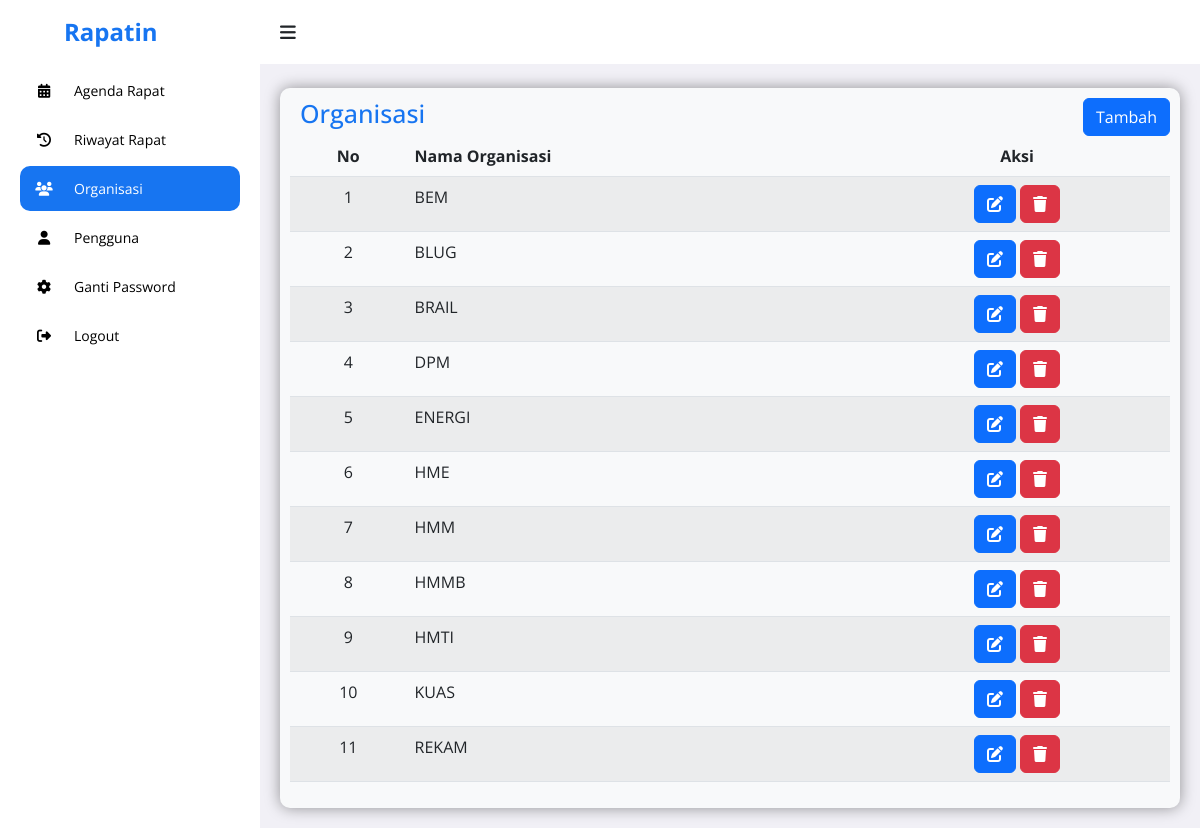
The page /admin/organisasi.php (signed in) on the database its author committed.
### tables this page shows
CREATE TABLE `organisasi` (
  `id_organisasi` int NOT NULL,
  `nama_organisasi` varchar(255) NOT NULL
);

### admin/organisasi.php (the view, shortened to what this page needs)
<?php
include '../php/koneksi.php';
$sql = "SELECT id_organisasi, nama_organisasi FROM organisasi ORDER BY nama_organisasi ASC";
$result = $koneksi->query($sql);
$organisasi = [];
if ($result->num_rows > 0) {
    while ($row = $result->fetch_assoc()) {
        $organisasi[] = $row;
    }
}
?>
<!DOCTYPE html>
<html lang="en">
<head>
    <link rel="stylesheet" href="https://cdnjs.cloudflare.com/ajax/libs/font-awesome/6.4.0/css/all.min.css">
    <link rel="stylesheet" href="https://cdn.jsdelivr.net/npm/bootstrap@5.2.3/dist/css/bootstrap.min.css">
    <link rel="stylesheet" href="https://cdn.datatables.net/2.3.4/css/dataTables.bootstrap5.css">
    <link rel="stylesheet" href="https://unpkg.com/aos@next/dist/aos.css" />
    <link rel="stylesheet" href="https://cdn.datatables.net/responsive/2.3.4/css/responsive.bootstrap5.min.css">
    <link rel="stylesheet" href="../assets/admin.css">
</head>
<body>
    <section id="sidebar">
        <a href="../landing/index.php" data-aos="fade-down" class="logo ps-3"><i class='ps-5'></i> Rapatin</a>
        <ul class="side-menu" data-aos="fade-right">
			<li><a href="agenda.php"><i class="fa-solid fa-calendar-days icon"></i> Agenda Rapat</a></li>
            <li><a href="riwayat.php"><i class="fa-solid fa-clock-rotate-left icon"></i> Riwayat Rapat</a></li>
            <li><a href="organisasi.php" class="active"><i class="fa-solid fa-users icon"></i>Organisasi</a></li>
            <li><a href="manage_user.php"><i class="fa-solid fa-user icon"></i> Pengguna</a></li>
            <li><a href="pengaturan.php"><i class="fa-solid fa-gear icon"></i> Ganti Password</a></li>
            <li><a href="logout.php"><i class="fa-solid fa-right-from-bracket icon"></i> Logout</a></li>
        </ul>
    </section>
    <section id="content">
        <nav class="atas">
            <i data-aos="fade-right" class='fa-solid fa-bars toggle-sidebar'></i>
        </nav>
        <main id="organisasi">
            <div data-aos="fade-down" class="rapat bg-light">
                <div class="tableheader">
					<h2>Organisasi</h2>
                    <button type="button" class="btn btn-primary tambah" data-bs-toggle="modal" data-bs-target="#tambahModal">Tambah</button>
                </div>
                <table id="example" class="table table-striped ">
                    <thead>
                        <tr>
                            <th class="text-center">No</th>
                            <th>Nama Organisasi</th>
                            <th class="text-center">Aksi</th>
                            </tr>
                        </thead>
                    <tbody>
                        <?php $no = 1;
                        foreach ($organisasi as $org): ?>
                            <tr>
                                <td class="text-center"><?= $no++ ?></td>
                                <td><?= htmlspecialchars($org['nama_organisasi']) ?></td>
                                <td class="text-center">
                                    <button type="button" class="btn btn-primary aksi edit-btn" data-bs-toggle="modal" data-bs-target="#editModal" data-id="<?= $org['id_organisasi'] ?>" data-nama="<?= htmlspecialchars($org['nama_organisasi']) ?>">
                                        <i class="fa-solid fa-pen-to-square"></i>
                                    </button>
                                    <button type="button" class="btn btn-danger aksi delete-btn" data-bs-toggle="modal" data-bs-target="#deletemodal" data-id="<?= $org['id_organisasi'] ?>" data-nama="<?= htmlspecialchars($org['nama_organisasi']) ?>">
                                        <i class="fa-solid fa-trash"></i>
                                    </button>
                                    </td>
                                </tr>
                        <?php endforeach; ?>
                        </tbody>
                    </table>
                </div>
            </main>
        </section>
</body>
</html>

### assets/admin.css (style rules this page uses)
* { font-family: 'Open Sans', sans-serif; margin: 0; padding: 0; box-sizing: border-box; }
:root { --abu: #F1F0F6; --putih: #fff; --hitam: #000; --biru: #1775F1; }
html { overflow-x: hidden; }
body { background: var(--abu); overflow-x: hidden; }
a { text-decoration: none; }
li { list-style: none; }
#sidebar { position: fixed; max-width: 260px; width: 100%; background: var(--putih); top: 0; left: 0; height: 100%; overflow-y: auto; scrollbar-width: none; transition: all .3s ease; z-index: 200; }
#sidebar .logo { font-size: 24px; display: flex; align-items: center; height: 64px; font-weight: 700; color: var(--biru); position: sticky; top: 0; left: 0; z-index: 100; background: var(--putih); transition: all .3s ease; padding: 0 6px; }
#sidebar .icon { min-width: 48px; display: flex; justify-content: center; align-items: center; margin-right: 6px; }
#sidebar .side-menu { padding: 0 20px; transition: all .3s ease; }
#sidebar .side-menu a { display: flex; align-items: center; font-size: 14px; color: var(--hitam); padding: 12px 16px 12px 0; transition: all .3s ease; border-radius: 10px; margin: 4px 0; white-space: nowrap; }
#sidebar .side-menu > li > a.active, #sidebar .side-menu > li > a.active:hover { background: var(--biru); color: var(--putih); }
#content { position: relative; width: calc(100% - 260px); left: 260px; transition: all .3s ease; }
.atas { background: var(--putih); height: 64px; padding: 0 20px; display: flex; align-items: center; grid-gap: 28px; position: sticky; top: 0; left: 0; z-index: 100; }
nav .toggle-sidebar { font-size: 18px; cursor: pointer; }
main { width: 100%; padding: 24px 20px 20px 20px; }
#organisasi { width: 100%; }
main .rapat { box-shadow: 0 0 15px 0 rgba(0, 0, 0, 0.4); border-radius: 10px; padding: 10px; }
main .tableheader { display: flex; justify-content: space-between; align-items: flex-start; }
main .tableheader h2 { color: #1775F1; margin-left: 10px; font-size: 25px; }

### rows shown on the page
organisasi: nama_organisasi "BEM"
organisasi: nama_organisasi "BLUG"
organisasi: nama_organisasi "BRAIL"
organisasi: nama_organisasi "DPM"
organisasi: nama_organisasi "ENERGI"
organisasi: nama_organisasi "HME"
organisasi: nama_organisasi "HMM"
organisasi: nama_organisasi "HMMB"
organisasi: nama_organisasi "HMTI"
organisasi: nama_organisasi "KUAS"
organisasi: nama_organisasi "REKAM"
